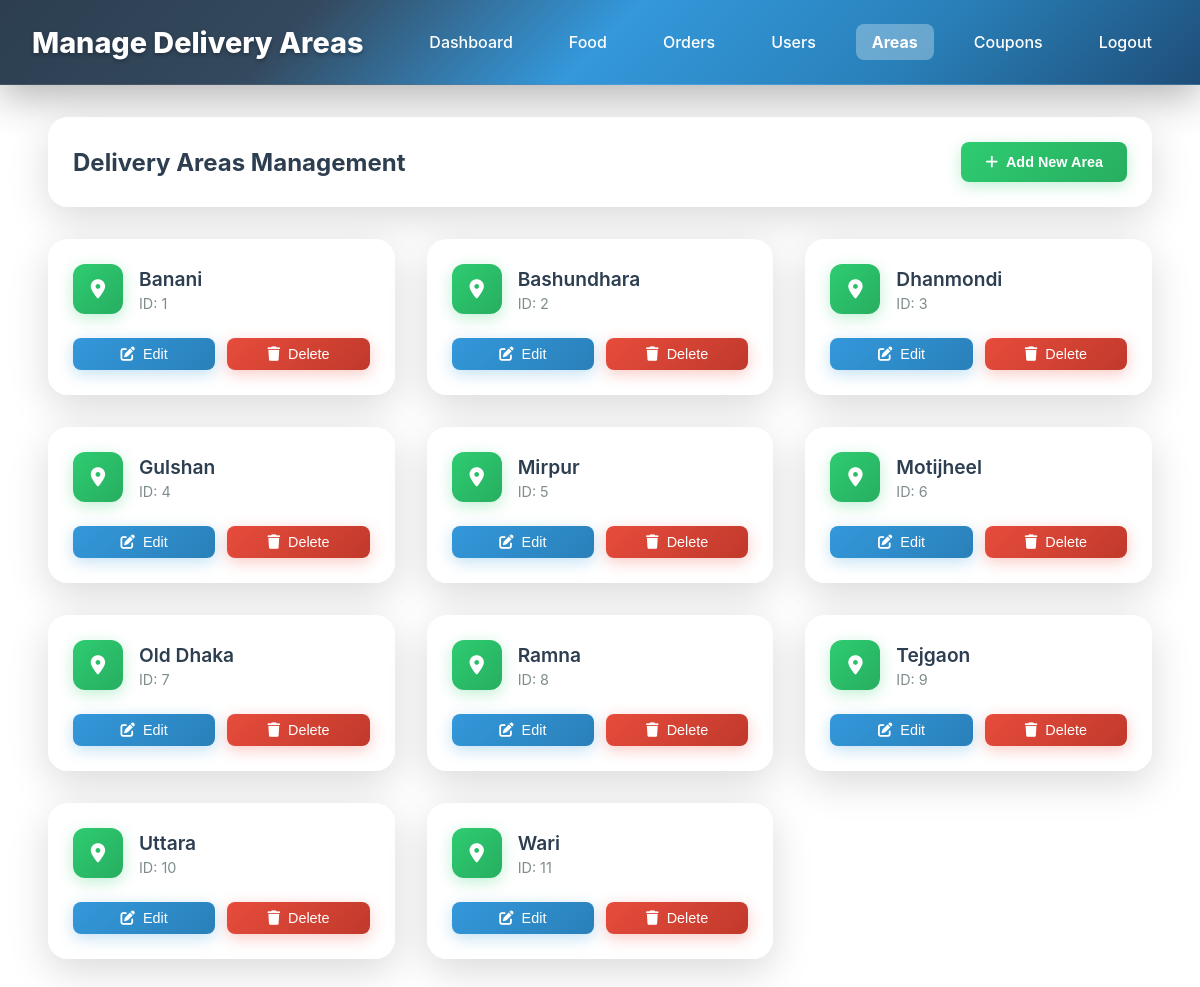
The page /admin/pageAdmin/manage-areas.php (signed in) on the database its author committed.
### tables this page shows
CREATE TABLE `areas` (
  `id` int(11) NOT NULL,
  `area_name` varchar(100) NOT NULL
);

### admin/pageAdmin/manage-areas.php (the view, shortened to what this page needs)
<?php
$host = 'localhost';
$dbname = 'hungry_hub';
$username = 'root';
$password = '';
try {
    $pdo = new PDO("mysql:host=$host;dbname=$dbname", $username, $password);
    $pdo->setAttribute(PDO::ATTR_ERRMODE, PDO::ERRMODE_EXCEPTION);
} catch (PDOException $e) {
    die("Connection failed: " . $e->getMessage());
}
try {
    $stmt = $pdo->query("SELECT * FROM areas ORDER BY area_name ASC");
    $areas = $stmt->fetchAll(PDO::FETCH_ASSOC);
} catch (PDOException $e) {
    $areas = [];
}
?>
<!DOCTYPE html>
<html lang="en">
<head>
    <link rel="stylesheet" href="../cssAdmin/manage-areas.css?v=<?php echo time(); ?>">
    <link rel="stylesheet" href="https://cdnjs.cloudflare.com/ajax/libs/font-awesome/6.0.0/css/all.min.css">
</head>
<body>
    <div class="header">
        <h1>Manage Delivery Areas</h1>
        <div class="nav-links">
            <a href="dashboard.php">Dashboard</a>
            <a href="manage-food.php">Food</a>
            <a href="manage-orders.php">Orders</a>
            <a href="manage-users.php">Users</a>
            <a href="manage-areas.php" class="active">Areas</a>
            <a href="manage-coupons.php">Coupons</a>
            <a href="logout.php">Logout</a>
        </div>
    </div>
    <div class="container">
        <div class="page-header">
            <h2>Delivery Areas Management</h2>
            <div class="header-buttons">
                <button class="add-area-btn" onclick="openModal('add')">
                    <i class="fas fa-plus"></i> Add New Area
                </button>
            </div>
        </div>
        <div class="areas-section">
            <?php if (empty($areas)): ?>
                <div class="empty-state">
                    <div class="empty-icon">
                        <i class="fas fa-map-marker-alt"></i>
                    </div>
                    <h3>No Areas Found</h3>
                    <p>Start by adding your first delivery area to manage your service coverage.</p>
                    <button class="btn btn-primary" onclick="openModal('add')">
                        <i class="fas fa-plus"></i> Add First Area
                    </button>
                </div>
            <?php else: ?>
                <div class="areas-grid">
                    <?php foreach ($areas as $area): ?>
                        <div class="area-card" data-id="<?php echo $area['id']; ?>">
                            <div class="area-header">
                                <div class="area-icon">
                                    <i class="fas fa-map-marker-alt"></i>
                                </div>
                                <div class="area-info">
                                    <h3 class="area-name"><?php echo htmlspecialchars($area['area_name']); ?></h3>
                                    <p class="area-id">ID: <?php echo $area['id']; ?></p>
                                </div>
                            </div>
                            <div class="area-actions">
                                <button class="btn btn-edit" onclick="openModal('edit', <?php echo htmlspecialchars(json_encode($area)); ?>)">
                                    <i class="fas fa-edit"></i> Edit
                                </button>
                                <button class="btn btn-delete" onclick="deleteArea(<?php echo $area['id']; ?>, '<?php echo htmlspecialchars($area['area_name']); ?>')">
                                    <i class="fas fa-trash"></i> Delete
                                </button>
                            </div>
                        </div>
                    <?php endforeach; ?>
                </div>
            <?php endif; ?>
        </div>
    </div>
</body>
</html>

### admin/cssAdmin/manage-areas.css (style rules this page uses)
* { margin: 0; padding: 0; box-sizing: border-box; }
body { font-family: 'Inter', -apple-system, BlinkMacSystemFont, 'Segoe UI', Roboto, sans-serif; background: #ffffff; width: 100%; overflow-x: hidden; min-height: 100vh; }
.header { background: linear-gradient(135deg, #2c3e50 0%, #34495e 25%, #3498db 50%, #2980b9 75%, #1f4e79 100%); color: white; padding: 1.5rem 2rem; display: flex; justify-content: space-between; align-items: center; box-shadow: 0 12px 40px rgba(0,0,0,0.3); width: 100%; backdrop-filter: blur(10px); border-bottom: 1px solid rgba(255,255,255,0.1); }
.header h1 { font-size: 1.8rem; font-weight: 800; text-shadow: 0 2px 4px rgba(0,0,0,0.3); }
.nav-links { display: flex; gap: 1.5rem; align-items: center; }
.nav-links a { color: white; text-decoration: none; padding: 0.5rem 1rem; border-radius: 8px; transition: all 0.3s ease; font-weight: 500; }
.nav-links a.active { background: rgba(255,255,255,0.3); font-weight: 700; }
.container { width: 100%; margin: 2rem 0; padding: 0 3rem; }
.page-header { display: flex; justify-content: space-between; align-items: center; margin-bottom: 2rem; padding: 1.5rem; background: rgba(255, 255, 255, 0.9); backdrop-filter: blur(10px); border: 1px solid rgba(255, 255, 255, 0.2); border-radius: 20px; box-shadow: 0 12px 40px rgba(0,0,0,0.15); }
.page-header h2 { color: #2c3e50; font-size: 1.5rem; font-weight: 700; }
.header-buttons { display: flex; gap: 1rem; }
.add-area-btn { background: linear-gradient(135deg, #2ecc71 0%, #27ae60 100%); color: white; padding: 0.75rem 1.5rem; text-decoration: none; border-radius: 8px; font-weight: 600; transition: all 0.3s ease; box-shadow: 0 4px 15px rgba(46, 204, 113, 0.3); display: flex; align-items: center; gap: 0.5rem; font-size: 0.9rem; border: none; cursor: pointer; }
.areas-grid { display: grid; grid-template-columns: repeat(auto-fill, minmax(300px, 1fr)); gap: 2rem; margin-top: 1rem; }
.area-card { background: rgba(255, 255, 255, 0.9); backdrop-filter: blur(10px); border: 1px solid rgba(255, 255, 255, 0.2); padding: 1.5rem; border-radius: 20px; box-shadow: 0 12px 40px rgba(0,0,0,0.15); transition: all 0.3s ease; position: relative; overflow: hidden; }
.area-header { display: flex; align-items: center; gap: 1rem; margin-bottom: 1.5rem; }
.area-icon { width: 50px; height: 50px; background: linear-gradient(135deg, #2ecc71, #27ae60); border-radius: 12px; display: flex; align-items: center; justify-content: center; color: white; font-size: 1.2rem; box-shadow: 0 4px 15px rgba(46, 204, 113, 0.3); }
.area-info h3 { color: #2c3e50; font-size: 1.2rem; font-weight: 600; margin-bottom: 0.25rem; }
.area-info p { color: #7f8c8d; font-size: 0.9rem; }
.area-actions { display: flex; gap: 0.75rem; }
.btn { padding: 0.5rem 1rem; border: none; border-radius: 8px; font-weight: 500; cursor: pointer; transition: all 0.3s ease; display: inline-flex; align-items: center; gap: 0.5rem; font-size: 0.9rem; text-decoration: none; }
.btn-edit { background: linear-gradient(135deg, #3498db 0%, #2980b9 100%); color: white; flex: 1; justify-content: center; box-shadow: 0 4px 15px rgba(52, 152, 219, 0.3); }
.btn-delete { background: linear-gradient(135deg, #e74c3c 0%, #c0392b 100%); color: white; flex: 1; justify-content: center; box-shadow: 0 4px 15px rgba(231, 76, 60, 0.3); }

### rows shown on the page
areas: area_name "Banani", id "1"
areas: area_name "Bashundhara", id "2"
areas: area_name "Dhanmondi", id "3"
areas: area_name "Gulshan", id "4"
areas: area_name "Mirpur", id "5"
areas: area_name "Motijheel", id "6"
areas: area_name "Old Dhaka", id "7"
areas: area_name "Ramna", id "8"
areas: area_name "Tejgaon", id "9"
areas: area_name "Uttara", id "10"
areas: area_name "Wari", id "11"
